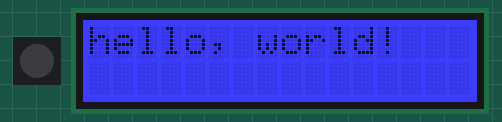
Simulated run of this sketch. Board: Particle Photon. Shown: 1 RGB LEDs in strip order, left to right, 16×2 character LCD.

Above: at 3.1 s.
At 4.1 s:
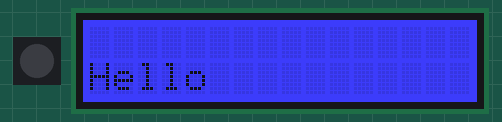

Measured:
- what the display in image 0 shows lasts 1.0 s, from 3.1 s to 4.1 s

The sketch:

HelloWorld.ino
```cpp
//#include <Wire.h>
#include <application.h>
#include "rgb_lcd.h"

#if defined(ARDUINO)
SYSTEM_MODE(SEMI_AUTOMATIC);
#endif

rgb_lcd lcd;

const int colorR = 0;
const int colorG = 0;
const int colorB = 255;

void setup()
{
    RGB.control(true);
    RGB.color(0, 0, 0);

    // set up the LCD's number of columns and rows:
    Wire.begin();
    delay(3000);
    lcd.begin(16, 2);

    lcd.setRGB(colorR, colorG, colorB);

    // Print a message to the LCD.
    lcd.print("hello, world!");

    delay(1000);
}

void loop()
{
    // set the cursor to column 0, line 1
    // (note: line 1 is the second row, since counting begins with 0):
    lcd.clear();
    lcd.setCursor(0, 1);
    // print the number of seconds since reset:
    lcd.print("Hello");

    delay(1000);
}

/*********************************************************************************************************
  END FILE
*********************************************************************************************************/
```
